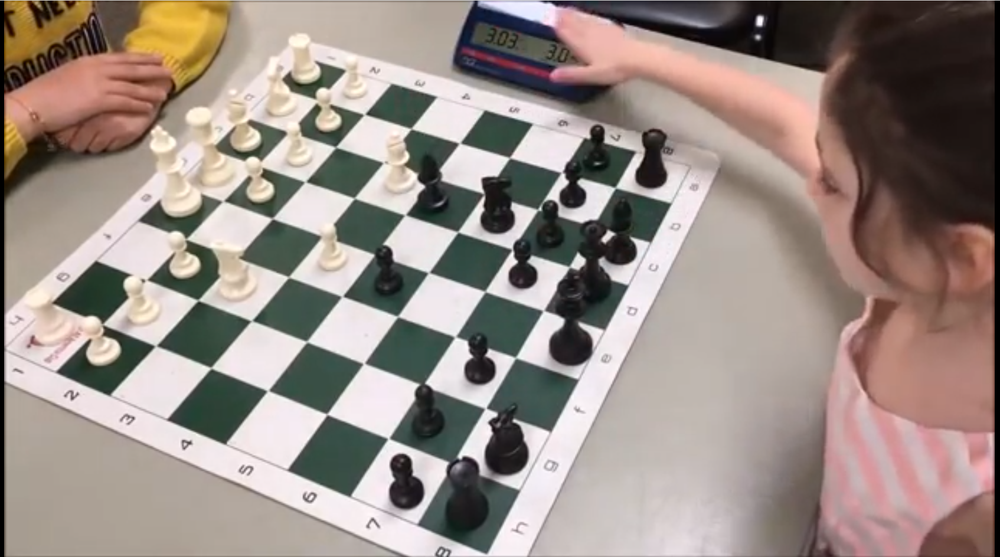
#> input picture data/sample.png, 1000 x 557 px, shrunk from 1694 x 944 before the run
$ jupyter execute main.ipynb   (shell and % lines are left out)
#> lines starting #> are read from the running program, lines starting #| are printed output that depends on the picture
[cell 1]
import cv2
import numpy as np
import matplotlib.pyplot as plt
plt.rcParams['figure.figsize'] = [15, 10]

[cell 2]
def cut_to_relevant_time(path:str)->None:
    """
    this function takes raw video file and cuts it to
    relevant frames of chess game and writes
    :param path:
    :return:
    """
    pass

def keep_frames_for_analysis(path:str)->None:
    """
    this function takes the video file and keeps images with 81
    intersections of lines
    :param path:
    :return:
    """
    pass

def analize_first_frame (image)->dict:
    """
    this function takes a single frame and separates it into squares,
    returns a dictionary of pieces by location
    :param image:
    :return:
    """
    pass

def find_81_point(image)->dict:
    """

    :param image:
    :return:{'a1':((x,y),(x,y),(x,y),(x,y)),'h8':((x,y),(x,y),(x,y),(x,y))}
    """
#> called with image = 'data/sample.png'
    image = cv2.imread(image)
#> image is the input picture: shape (557, 1000, 3); mean B, G, R 133.2, 140, 152.6
    gray_image = cv2.cvtColor(image,cv2.COLOR_BGR2GRAY)
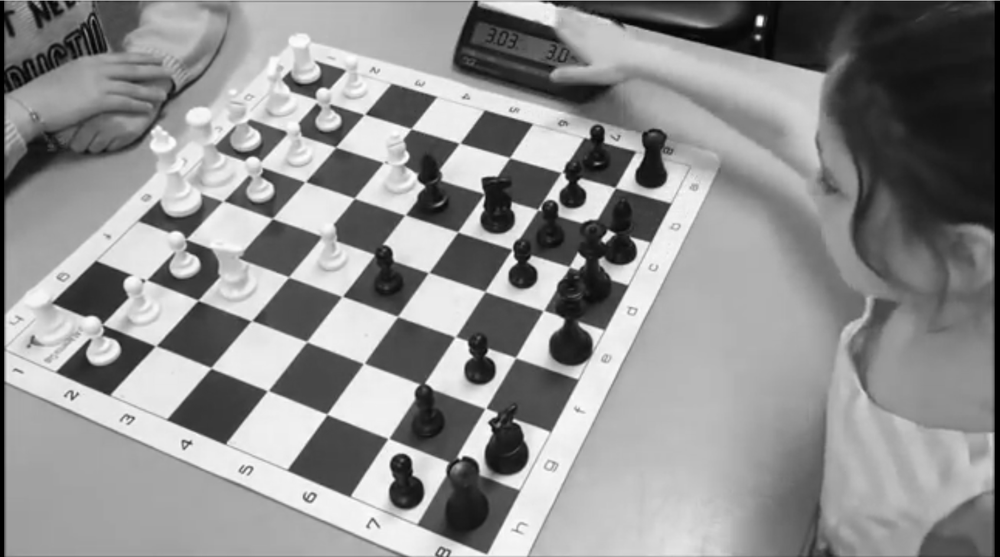
#> gray_image: shape (557, 1000); min 0, max 254, mean 143
    plt.imshow(gray_image,cmap='gray')
    plt.show()
    edges = cv2.Canny(gray_image,30,150,apertureSize = 3)
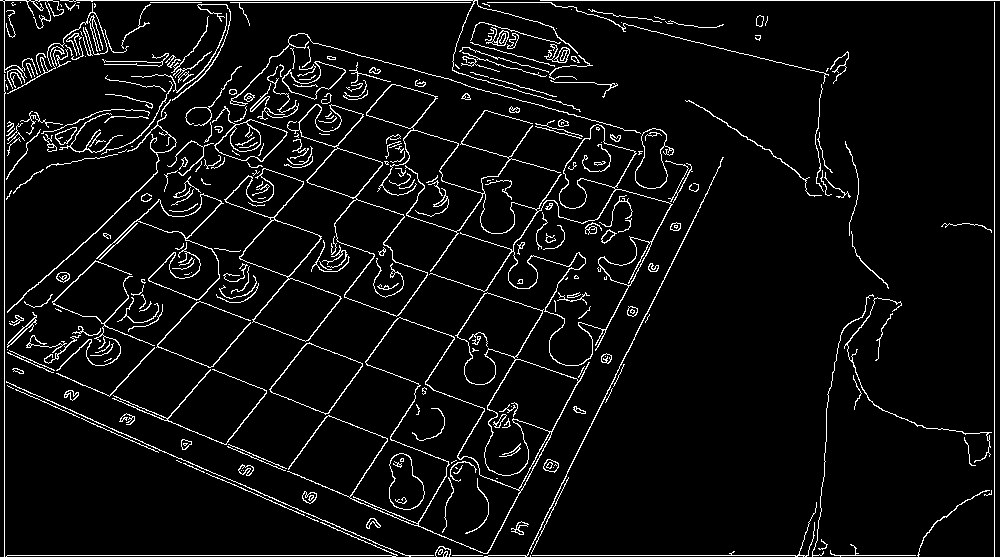
#> edges: shape (557, 1000); 5.7% white in thin lines or dots
    plt.imshow(edges)
    plt.show()
    lines = cv2.HoughLines(edges,2,np.deg2rad(1),200)
#> lines = 151 rows, first 8: [0, 1.57], [554, 1.57], [4, 0], [994, 0], [398, 0.698], [322, 1.97], [452, 0.663], [352, 1.97]
    lines = lines.reshape(-1,2)
#> lines = 151 pairs, first value -128 to 994, second value 0 to 2.06
    for rho,theta in lines:
        a = np.cos(theta)
        b = np.sin(theta)
        x0 = a*rho
        y0 = b*rho
        big_int_for_plot = 10_000
        x1 = int(x0 + big_int_for_plot*(-b))
        y1 = int(y0 + big_int_for_plot*(a))
        x2 = int(x0 - big_int_for_plot*(-b))
        y2 = int(y0 - big_int_for_plot*(a))

        cv2.line(image,(x1,y1),(x2,y2),(0,255,0),2)
#> this loop made 151 passes
#> (rho, theta, a, b, x0, y0, x1, y1) on passes 1 to 3: (0, 1.57, -4.37e-08, 1, 0, 0, -10000, 0), (554, 1.57, -4.37e-08, 1, -2.42e-05, 554, -10000, 553), (4, 0, 1, 0, 4, 0, 4, 10000)
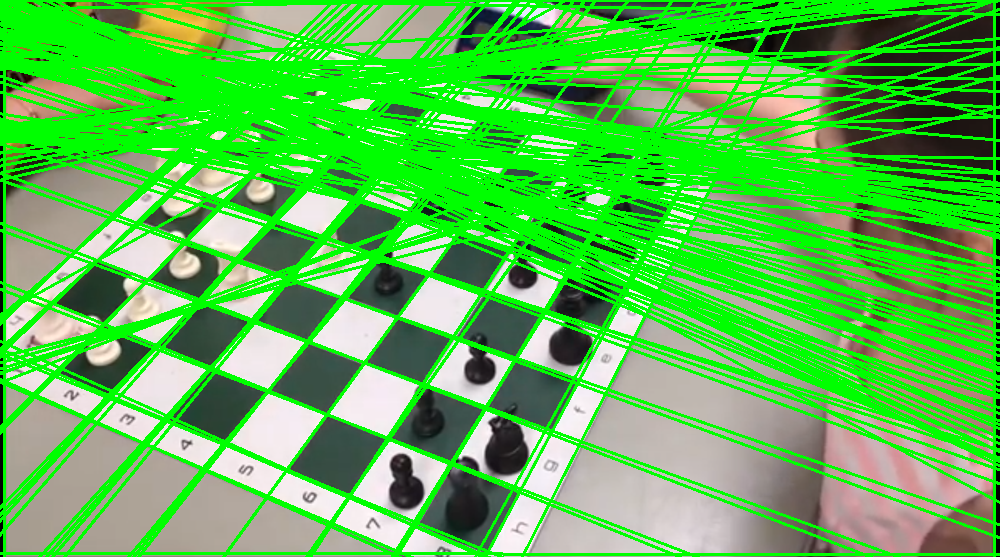
#> image: shape (557, 1000, 3); mean B, G, R 78.8, 190.2, 88.5

    cv2.imwrite('lines.jpg',image)
    plt.imshow(image)
    return lines

def find_top_2_changes(image1,coord1:dict,image2,coord2:dict)->tuple:
    """
    this function returns the bord locations that changed - from result[0]
    to result[1]
    :param image1:
    :param coord1:
    :param image2:
    :param coord2:
    :return:
    """
    pass

lines = find_81_point('data/sample.png')

[cell 3]
plt.hist(np.rad2deg(lines[:,1]),bins=np.arange(0,180,1))
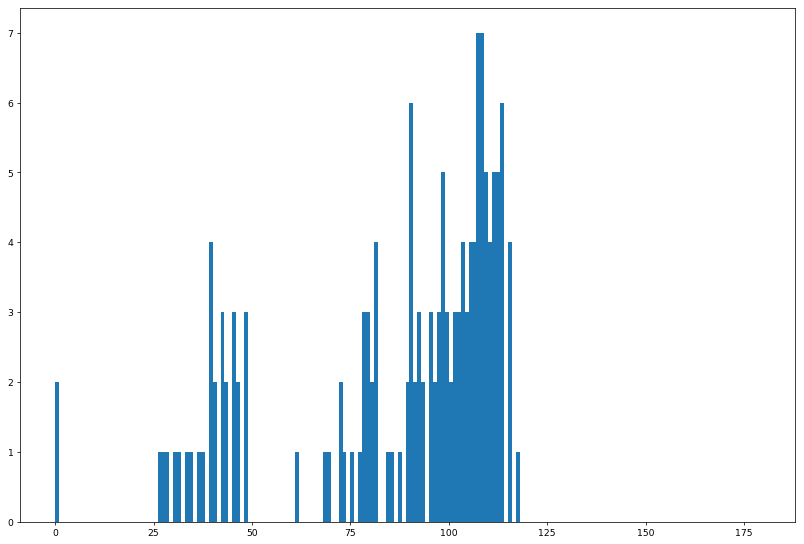
#> figure drawn by matplotlib, 1 panel

$ run again, with data/alpha_data_image47.jpeg saved as data/sample.png
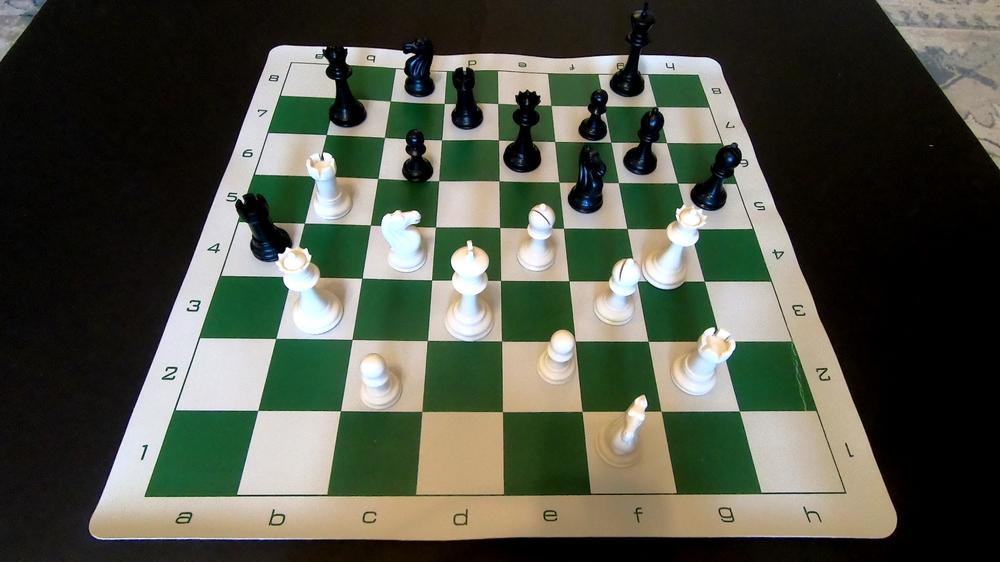
#> input picture data/alpha_data_image47.jpeg, 1000 x 562 px, shrunk from 1920 x 1080 before the run
#> in find_81_point, image is the input picture: shape (562, 1000, 3); mean B, G, R 70.9, 84, 80
#> in find_81_point, `edges = cv2.Canny(gray_image,30,150,apertureSize = 3)`:
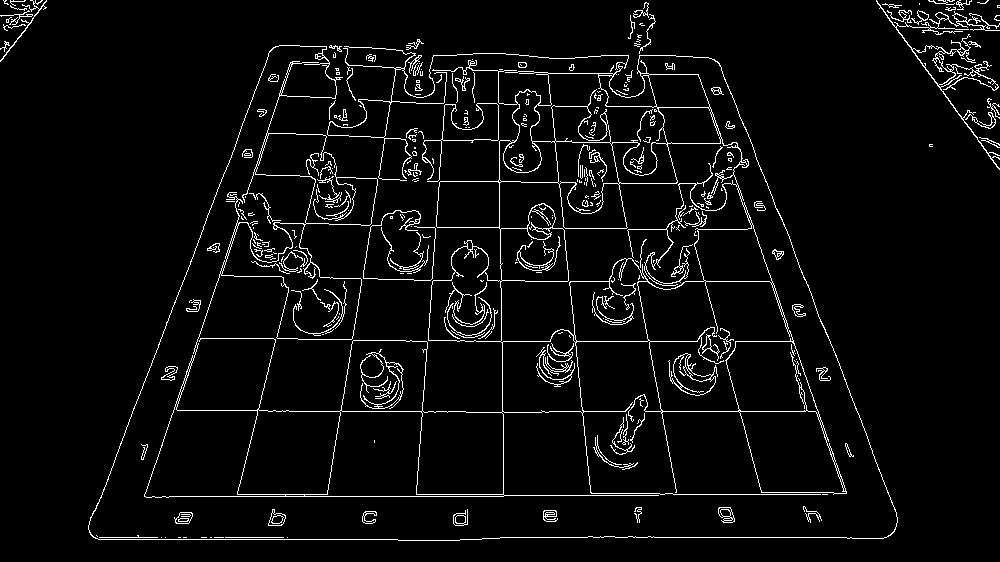
#> edges: shape (562, 1000); 4.5% white in thin lines or dots
#> in find_81_point, `lines = cv2.HoughLines(edges,2,np.deg2rad(1),200)`: lines = 43 rows, first 8: [410, 1.57], [536, 1.57], [494, 1.57], [450, 0.0698], [340, 1.57], [-536, 3.04], [218, 1.59], [-496, 3.12]
#> in find_81_point, `lines = lines.reshape(-1,2)`: lines = 43 pairs, first value -708 to 640, second value 0 to 3.12
#> the loop in find_81_point, `for rho,theta in lines:` made 43 passes
#> (rho, theta, a, b, x0, y0, x1, y1) on passes 1 to 8: (410, 1.57, -4.37e-08, 1, -1.79e-05, 410, -10000, 409), (536, 1.57, -4.37e-08, 1, -2.34e-05, 536, -10000, 535), (494, 1.57, -4.37e-08, 1, -2.16e-05, 494, -10000, 493), (450, 0.0698, 0.998, 0.0698, 448.9, 31.39, -248, 10007), (340, 1.57, -4.37e-08, 1, -1.49e-05, 340, -10000, 339), (-536, 3.04, -0.995, 0.105, 533.1, -56.03, -512, -10001), (218, 1.59, -0.0175, 1, -3.8, 218, -10002, 43), (-496, 3.12, -1, 0.0175, 495.9, -8.66, 321, -10007)
#> `[cell 3] plt.hist(np.rad2deg(lines[:,1]),bins=np.arange(0,180,1))`:
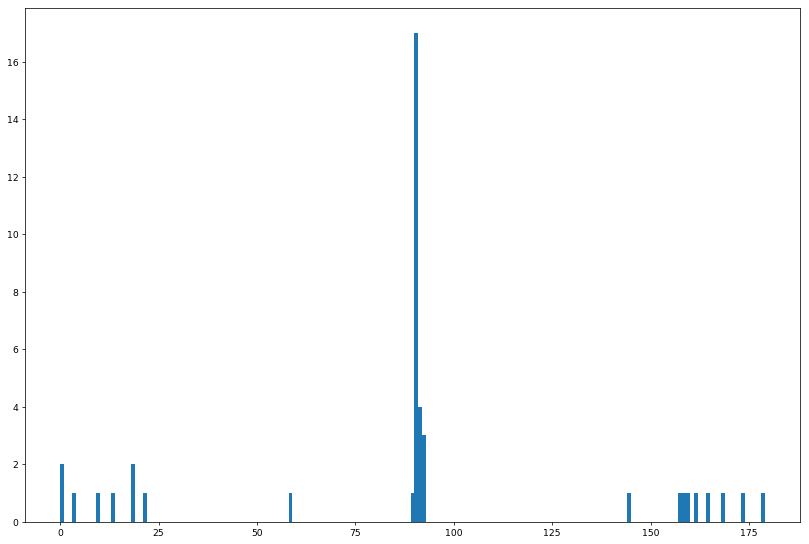
#> figure drawn by matplotlib, 1 panel; tallest bar 17 high, from x = 90 to 91

$ run again, with data/alpha_data_image52.jpeg saved as data/sample.png
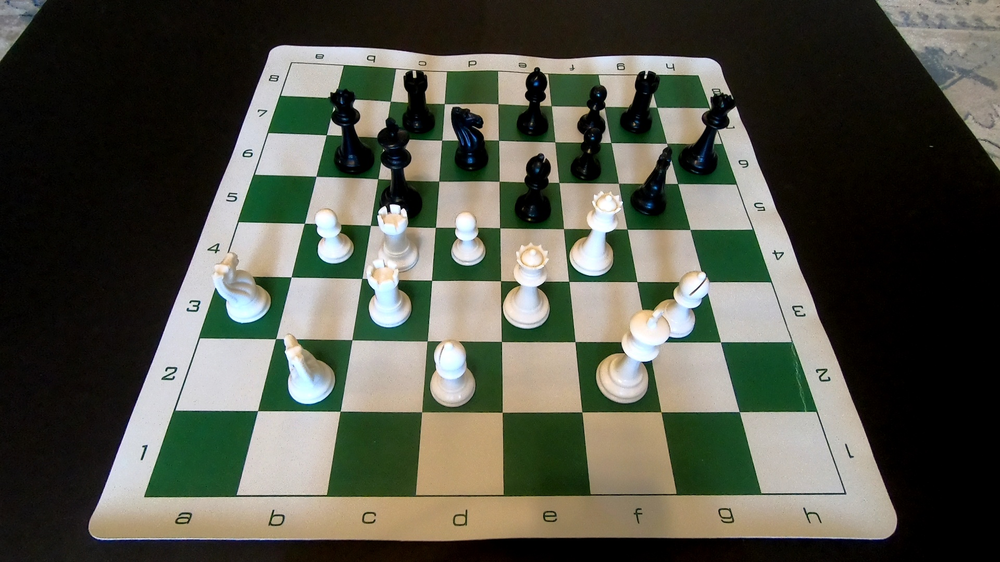
#> input picture data/alpha_data_image52.jpeg, 1000 x 562 px, shrunk from 1920 x 1080 before the run
#> in find_81_point, image is the input picture: shape (562, 1000, 3); mean B, G, R 72.1, 83.8, 82
#> in find_81_point, `edges = cv2.Canny(gray_image,30,150,apertureSize = 3)`:
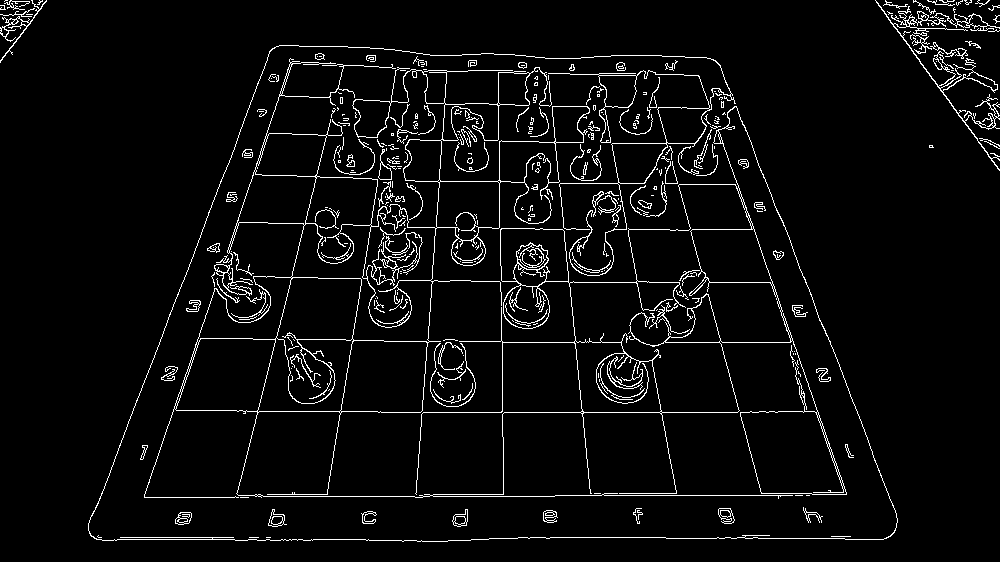
#> edges: shape (562, 1000); 4.5% white in thin lines or dots
#> in find_81_point, `lines = cv2.HoughLines(edges,2,np.deg2rad(1),200)`: lines = 64 rows, first 8: [538, 1.57], [494, 1.57], [412, 1.57], [450, 0.0698], [-536, 3.04], [272, 1.59], [-496, 3.12], [-638, 2.81]
#> in find_81_point, `lines = lines.reshape(-1,2)`: lines = 64 pairs, first value -708 to 548, second value 0 to 3.12
#> the loop in find_81_point, `for rho,theta in lines:` made 64 passes
#> (rho, theta, a, b, x0, y0, x1, y1) on passes 1 to 8: (538, 1.57, -4.37e-08, 1, -2.35e-05, 538, -10000, 537), (494, 1.57, -4.37e-08, 1, -2.16e-05, 494, -10000, 493), (412, 1.57, -4.37e-08, 1, -1.8e-05, 412, -10000, 411), (450, 0.0698, 0.998, 0.0698, 448.9, 31.39, -248, 10007), (-536, 3.04, -0.995, 0.105, 533.1, -56.03, -512, -10001), (272, 1.59, -0.0175, 1, -4.75, 272, -10003, 97), (-496, 3.12, -1, 0.0175, 495.9, -8.66, 321, -10007), (-638, 2.81, -0.946, 0.326, 603.2, -207.7, -2652, -9662)
#> `[cell 3] plt.hist(np.rad2deg(lines[:,1]),bins=np.arange(0,180,1))`:
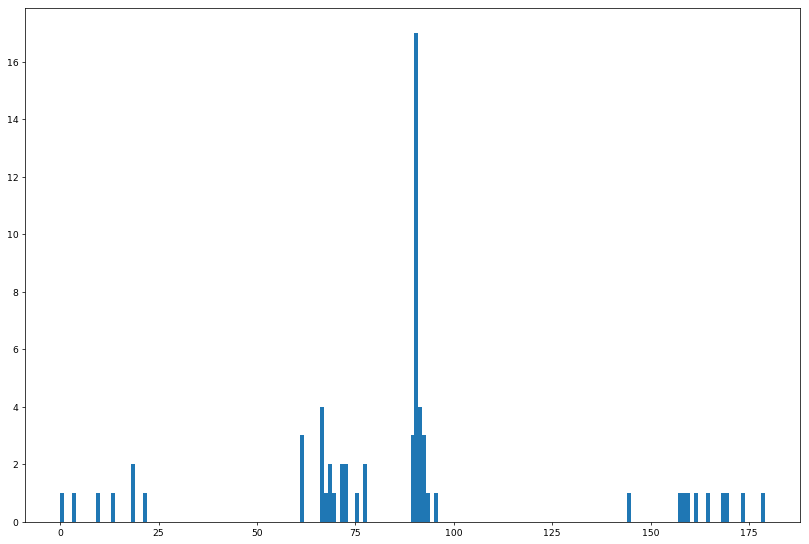
#> figure drawn by matplotlib, 1 panel; tallest bar 17 high, from x = 90 to 91
